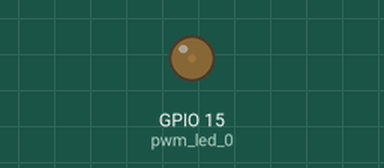
A program run on a simulated ESP32 board running MicroPython. Shown: output pins drawn as LEDs (lit = HIGH). What the program prints to the serial console is not drawn.

Above: at 0.05 s.
At 0.5 s:
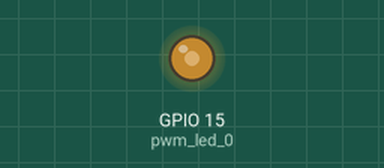
At 0.95 s:
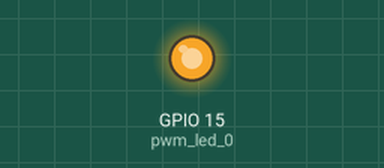
At 1.8 s:
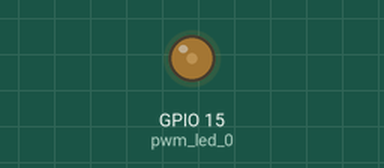
Timing chart, 0 to 4.7 s (numbered marks = the images above):
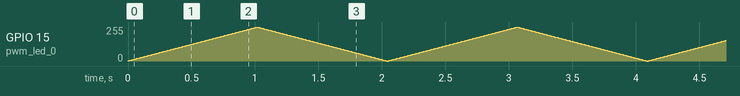

The program:

main.py
```python
import time
from machine import Pin, PWM


pwm_led_0 = PWM(Pin(15), freq=5000, duty=0)

# 输出频率
print(pwm_led_0.freq())

# 输出占空比
print(pwm_led_0.duty())


if __name__ == '__main__':
    duty = 0
    step = 10
    while True:
        if duty <= 0:
            step = 10
        if duty >= 1020:
            step = -10

        duty += step
        pwm_led_0.duty(duty)
        time.sleep_ms(10)
```
